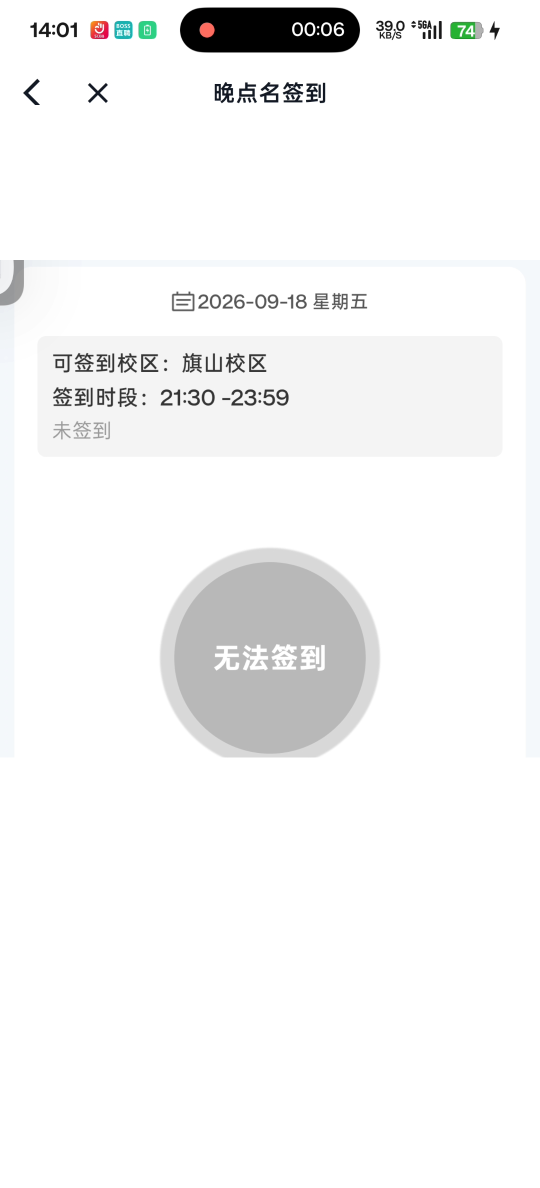
#> input picture autojs6/fixtures/gray.png, 1080 x 2376 px (shown at 1/2 size)
$ python test_image_states.py
#> lines starting #> are read from the running program, lines starting #| are printed output that depends on the picture; after the words box and inside, x2 and y2 are one past the last pixel; in counts of white or black regions, pixels touching at a corner belong together
### scripts/checkin.py
# -*- coding: utf-8 -*-
"""智汇福大 v1.17.x 自动签到。

状态来自 2026-09-18/19 的真实截图（模拟器 2026-09-21 复验）：
- gray：灰色“无法签到”，未到时间；
- locating：蓝色“定位中...”，等待定位服务；
- ready：蓝色“点击签到”，允许点击；
- success：绿色“签到成功”，结束。

签到页是 App 内 WebView 加载的 H5（yzsxg.fzu.edu.cn），首页为 Flutter/自绘。
按钮位置随屏幕长宽比变化，因此用圆检测动态定位按钮，HSV 判态；
真机 1440x3168 与模拟器 900x1600 通用。
"""
import os
import time
from pathlib import Path

ADB_DIR = Path(os.getenv("ANDROID_ADB_DIR", r"D:\Programs\platform-tools"))
if ADB_DIR.is_dir():
    os.environ["PATH"] = str(ADB_DIR) + os.pathsep + os.environ.get("PATH", "")

import cv2
import numpy as np
import requests
import uiautomator2 as u2

# 调试截图统一输出到项目根的 debug/ 目录，避免污染运行目录。
DEBUG_DIR = Path(__file__).resolve().parents[1] / "debug"
DEBUG_DIR.mkdir(exist_ok=True)


def debug_shot(device, name):
    device.screenshot(str(DEBUG_DIR / name))


# ---------------- 智汇福大配置 ----------------
PKG = os.getenv("ZHFD_PKG", "cn.edu.fzu.fdxypa")
APP_NAME = "智汇福大"
SERVICE_TAB = "我的服务"
CHECKIN_ENTRY = "晚点名签到"
# 1440x3168 真机截图标定的签到圆按钮 (cx, cy, w, h)。
# 仅作动态检测失败时的回退：按屏幕比例换算。
BTN_BOX_FALLBACK_RATIO = (0.5, 0.673, 0.29, 0.29)  # 模拟器实测；真机为 0.5,0.5543
WINDOW = (
    os.getenv("ZHFD_WINDOW_START", "21:00"),
    os.getenv("ZHFD_WINDOW_END", "23:59"),
)
BARK_URL = os.getenv("BARK_URL", "")
DRY_RUN = os.getenv("ZHFD_DRY_RUN", "0") == "1"
# 真实截图的主色：蓝色 H 约 104/108，绿色 H 约 61，灰色 S=0。
GREEN = dict(h=(35, 85), s=(60, 255))
GRAY = dict(s=(0, 40))
BLUE = dict(h=(95, 130), s=(80, 255))
NORMALIZED_BUTTON_SIZE = 315
# ----------------------------------------------------


STATE_GRAY = "gray"
STATE_LOCATING = "locating"
STATE_READY = "ready"
STATE_SUCCESS = "success"
STATE_UNKNOWN = "unknown"


# [17 lines left out: functions notify, connect_device, not called in this run]


def in_window():
    return WINDOW[0] <= time.strftime("%H:%M") <= WINDOW[1]


# [97 lines left out: functions click_text, btn_box_from_ratio, find_button_circle, resolve_button_box, find_service_icon, not called in this run]


def crop_image(image, box):
    cx, cy, w, h = map(int, box)
    height, width = image.shape[:2]
    x1, x2 = max(0, cx - w // 2), min(width, cx + w // 2)
    y1, y2 = max(0, cy - h // 2), min(height, cy + h // 2)
    return image[y1:y2, x1:x2]


def crop_roi(d, box):
    return crop_image(d.screenshot(format="opencv"), box)


def normalize_button(roi):
    return cv2.resize(
        roi,
        (NORMALIZED_BUTTON_SIZE, NORMALIZED_BUTTON_SIZE),
        interpolation=cv2.INTER_AREA,
    )


def classify_button_image(roi, verbose=True):
    """只根据按钮图像判断状态，不依赖 OCR。

    真实截图中：
    - 灰色按钮核心 V 中位数约 184，S=0；
    - 蓝色“定位中...”白字像素约 3.8k；
    - 蓝色“点击签到”包含时间，白字像素约 6.8k；
    - 绿色成功按钮 H 约 61。
    """
    if roi is None or roi.size == 0:
        return STATE_UNKNOWN
    image = normalize_button(roi)
    hsv = cv2.cvtColor(image, cv2.COLOR_BGR2HSV)
    yy, xx = np.ogrid[:NORMALIZED_BUTTON_SIZE, :NORMALIZED_BUTTON_SIZE]
    radius = NORMALIZED_BUTTON_SIZE * 0.43
    circle = (xx - NORMALIZED_BUTTON_SIZE / 2) ** 2 + (yy - NORMALIZED_BUTTON_SIZE / 2) ** 2 < radius**2
    pixels = hsv[circle].astype(np.float32)
    median_h, median_s, median_v = np.median(pixels, axis=0)
    colored = pixels[(pixels[:, 1] > 40) & (pixels[:, 2] > 60)]
    color_coverage = len(colored) / max(1, len(pixels))
    dominant_h = float(np.median(colored[:, 0])) if len(colored) else 0.0
    dominant_s = float(np.median(colored[:, 1])) if len(colored) else float(median_s)

    if verbose:
        print(
            "[按钮HSV] Hmed=%.1f Smed=%.1f Vmed=%.1f Hdom=%.1f Sdom=%.1f color=%.2f"
            % (median_h, median_s, median_v, dominant_h, dominant_s, color_coverage)
        )

    if color_coverage > 0.35 and GREEN["h"][0] <= dominant_h <= GREEN["h"][1]:
        return STATE_SUCCESS

    if color_coverage > 0.55 and BLUE["h"][0] <= dominant_h <= BLUE["h"][1]:
        # 仅统计圆心内的白字，避免把外圈和页面背景算进去。
        white_text = (hsv[:, :, 1] < 80) & (hsv[:, :, 2] > 235) & circle
        # 行结构判据（跨分辨率稳定）：
        # ready = "点击签到"上行(~y97-153) + 时间下行(~y180-213) 两段式；
        # locating = "定位中..."单行(~y130-180)。
        # 绝对像素数不可靠：模拟器 900x1600 渲染像素少（ready 实测 4345），
        # 真机 1080x2376 标定值是 locating≈3.7k / ready≈6.7k。
        proj = white_text.sum(axis=1)
        rows = []
        for y, v in enumerate(proj):
            if v > 3:
                if rows and y - rows[-1][1] <= 4:
                    rows[-1][1] = y
                    rows[-1][2] += int(v)
                else:
                    rows.append([y, y, int(v)])
        rows = [r for r in rows if r[2] >= 150]  # 过滤噪点行
        if verbose:
            print(f"[按钮文字行] {rows}")
        if len(rows) >= 2:
            # 两段式：上行(点击签到) + 下行(时间)。下行位置在圆下半部。
            lower_rows = [r for r in rows if r[0] >= NORMALIZED_BUTTON_SIZE * 0.5]
            if lower_rows:
                return STATE_READY
        # 单行宽文字 = 定位中...
        return STATE_LOCATING

    # 灰色按钮核心基本无彩色，且中位亮度明显低于纯白加载页。
    if 80 <= median_v < 230 and median_s <= GRAY["s"][1]:
        return STATE_GRAY
    return STATE_UNKNOWN


def classify(d, box, verbose=True):
    return classify_button_image(crop_roi(d, box), verbose=verbose)


# [137 lines left out: functions looks_like_checkin_page, open_checkin_page, native_button_box, wait_stable, wait_after_click, ensure_unlocked and 1 more, not called in this run]


# [2 lines that do not run on import are left out]

### scripts/test_image_states.py
# -*- coding: utf-8 -*-
"""Offline regression for the Python reference classifier against real screenshots."""
from pathlib import Path
import sys
import cv2

ROOT = Path(__file__).resolve().parents[1]
sys.path.insert(0, str(ROOT / "scripts"))
import checkin  # noqa: E402

CASES = {
    "gray": "autojs6/fixtures/gray.png",
    "locating": "autojs6/fixtures/locating.png",
    "ready": "autojs6/fixtures/ready.png",
    "success": "autojs6/fixtures/success.png",
}


def scaled_box(image):
    """Fixtures 是 1080x2376 真机截图，按钮中心 (540,1317)，区域 315x315。"""
    h, w = image.shape[:2]
    cx, cy = round(540 * w / 1080), round(1317 * h / 2376)
    size = round(315 * w / 1080)
    return (cx, cy, size, size)


def main():
    failures = []
    for expected, relative in CASES.items():
        path = ROOT / relative
        image = cv2.imread(str(path))
#> image is the input picture: shape (2376, 1080, 3); mean B, G, R 245.2, 245.2, 245
        if image is None:
            failures.append(f"missing: {relative}")
            continue
        actual = checkin.classify_button_image(checkin.crop_image(image, scaled_box(image)), verbose=False)
#> in crop_image, `return image[y1:y2, x1:x2]`:
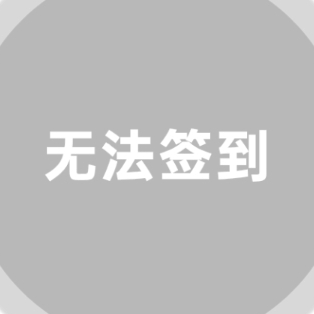
#> returned value: shape (314, 314, 3); min 182, max 255, mean 189.5
#> in classify_button_image, `hsv = cv2.cvtColor(image, cv2.COLOR_BGR2HSV)`: hsv: shape (315, 315, 3); mean H, S, V 0, 0, 189.5
#> in classify_button_image, `median_h, median_s, median_v = np.median(pixels, axis=0)`: median_h = 0; median_v = 184
#> in classify_button_image, `colored = pixels[(pixels[:, 1] > 40) & (pixels[:, 2] > 60)]`: colored = empty array
#> in classify_button_image, `color_coverage = len(colored) / max(1, len(pixels))`: color_coverage = 0
#> actual = 'gray'
        print(f"{path.name}: expected={expected} actual={actual}")
#| gray.png: expected=gray actual=gray
        if actual != expected:
            failures.append(f"{path.name}: {actual} != {expected}")
#> pass 2 of the loop in main, `for expected, relative in CASES.items():`:
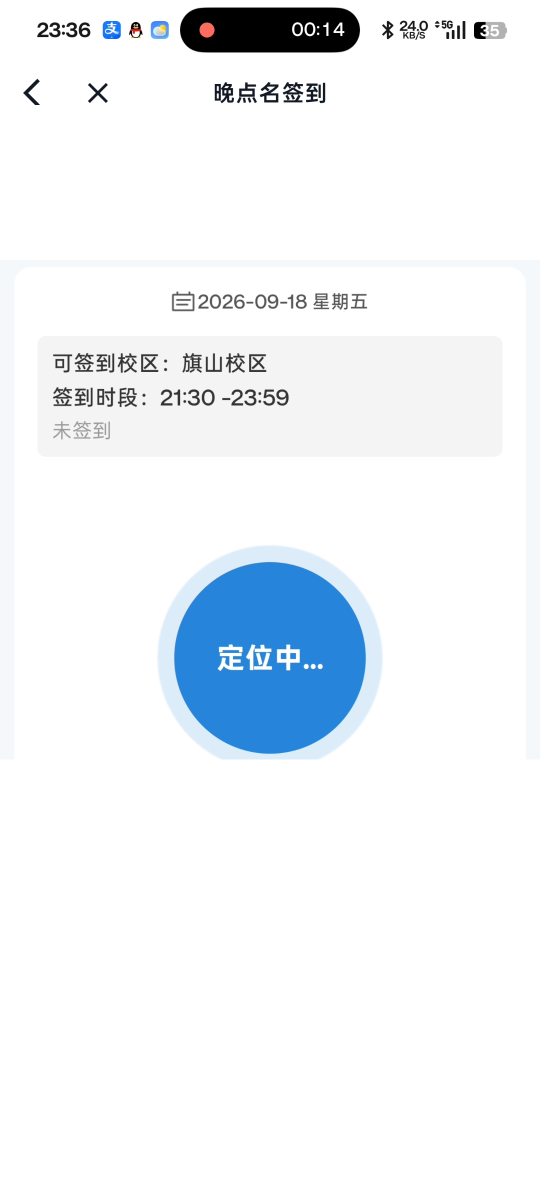
#> input picture autojs6/fixtures/locating.png, 1080 x 2376 px (shown at 1/2 size)
#> in main, image is the input picture: shape (2376, 1080, 3); mean B, G, R 247.3, 243.2, 238.7
#> in crop_image (call 2), `return image[y1:y2, x1:x2]`:
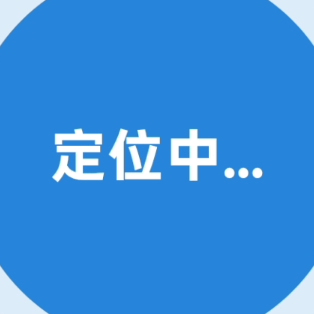
#> returned value: shape (314, 314, 3); mean of channels 0, 1, 2 221.3, 141.3, 54.5; drawn as B, G, R
#> hsv: shape (315, 315, 3); mean H, S, V 102.6, 194.4, 221.3
#> median_h = 104; median_s = 211; median_v = 219
#> color_coverage = 0.94
#> dominant_h = 104
#> dominant_s = 211
#> in classify_button_image (call 2), `white_text = (hsv[:, :, 1] < 80) & (hsv[:, :, 2] > 235) & circle`:
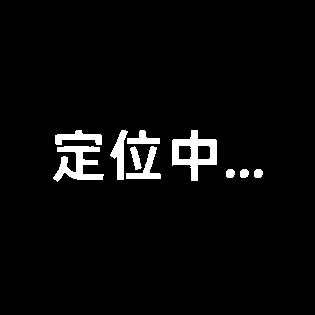
#> white_text: shape (315, 315) bool; 3.8% white; 10 white regions, largest, box (x1, y1, x2, y2) and area: (172, 130, 217, 181) 1042, (53, 146, 104, 182) 889, (110, 130, 128, 180) 418
#> proj = 315 values, max 131 at index 139, min 0 at index 0, mean 11.83
#> after the loop in classify_button_image (call 2), `for y, v in enumerate(proj):`: rows = [[130, 180, 3724]]
#> actual = 'locating'
#| locating.png: expected=locating actual=locating
#> pass 3 of the loop in main, `for expected, relative in CASES.items():`:
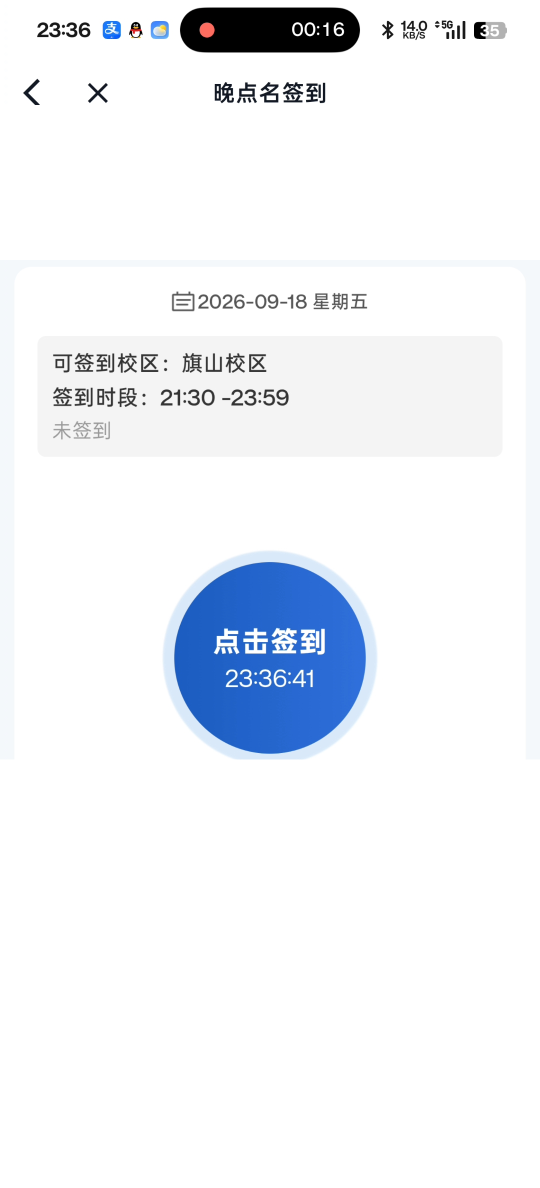
#> input picture autojs6/fixtures/ready.png, 1080 x 2376 px (shown at 1/2 size)
#> in main, image is the input picture: shape (2376, 1080, 3); mean B, G, R 246.7, 242.1, 239.1
#> in normalize_button (call 3), `return cv2.resize( roi, (NORMALIZED_BUTTON_SIZE, NORMALIZED_BUTTON_SIZ..`:
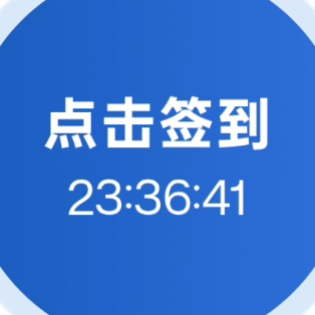
#> returned value: shape (315, 315, 3); mean of channels 0, 1, 2 209.4, 118.7, 61.1; drawn as B, G, R
#> hsv: shape (315, 315, 3); mean H, S, V 105.9, 184.7, 209.5
#> median_h = 108; median_s = 207; median_v = 204
#> color_coverage = 0.892
#> dominant_h = 108
#> dominant_s = 209
#> in classify_button_image (call 3), `white_text = (hsv[:, :, 1] < 80) & (hsv[:, :, 2] > 235) & circle`:
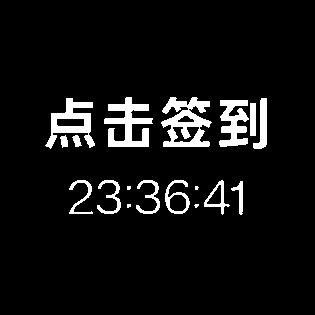
#> white_text: shape (315, 315) bool; 6.8% white; 18 white regions (4 under 20 px), largest, box (x1, y1, x2, y2) and area: (161, 97, 212, 147) 1403, (104, 97, 153, 147) 1208, (45, 98, 95, 149) 1013
#> proj = 315 values, max 159 at index 143, min 0 at index 0, mean 21.41
#> after the loop in classify_button_image (call 3), `for y, v in enumerate(proj):`: rows = [[97, 148, 5219], [180, 213, 1523]]
#> lower_rows = [[180, 213, 1523]]
#> actual = 'ready'
#| ready.png: expected=ready actual=ready
#> the loop made 4 passes; the first 3 are shown
    if failures:
        print("FAIL")
        for failure in failures:
            print(" -", failure)
        return 1
    print("PASS: all fixture states match")
    return 0


if __name__ == "__main__":
    raise SystemExit(main())
#> (the program exits here)
